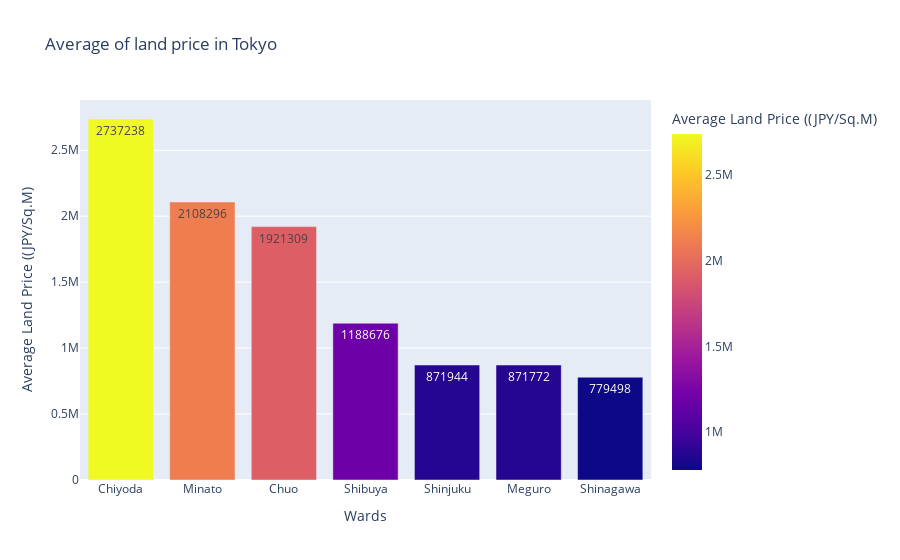

This figure's notebook cell:
### Markdown cell above
## Compare average price

### Code cell
df_tko_spe.sort_values('Price Avg (JPY/Sq.M)', ascending=False, inplace=True)
# draw bar chart
fig = px.bar(df_tko_spe, 
             x='Ward Name', 
             y='Price Avg (JPY/Sq.M)',
             color='Price Avg (JPY/Sq.M)',
             title="Average of land price in Tokyo",
             labels={'Ward Name': 'Wards', 'Price Avg (JPY/Sq.M)': 'Average Land Price ((JPY/Sq.M)'},
             text='Price Avg (JPY/Sq.M)'
) 
fig.show()

### Figure 1 — Plotly figure (JSON) as saved in the notebook; plotly's stock layout.template omitted (floating-point values rounded to 4 significant figures)
{"data": [{"alignmentgroup": "True", "hovertemplate": "Wards=%{x}<br>Average Land Price ((JPY/Sq.M)=%{marker.color}<extra></extra>", "legendgroup": "", "marker": {"color": [2737238, 2108296, 1921309, 1188676, 871944, 871772, 779498], "coloraxis": "coloraxis", "pattern": {"shape": ""}}, "name": "", "offsetgroup": "", "orientation": "v", "showlegend": false, "text": [2737238, 2108296, 1921309, 1188676, 871944, 871772, 779498], "textposition": "auto", "type": "bar", "x": ["Chiyoda", "Minato", "Chuo", "Shibuya", "Shinjuku", "Meguro", "Shinagawa"], "xaxis": "x", "y": [2737238, 2108296, 1921309, 1188676, 871944, 871772, 779498], "yaxis": "y"}], "layout": {"barmode": "relative", "coloraxis": {"colorbar": {"title": {"text": "Average Land Price ((JPY/Sq.M)"}}, "colorscale": [[0, "#0d0887"], [0.1111, "#46039f"], [0.2222, "#7201a8"], [0.3333, "#9c179e"], [0.4444, "#bd3786"], [0.5556, "#d8576b"], [0.6667, "#ed7953"], [0.7778, "#fb9f3a"], [0.8889, "#fdca26"], [1, "#f0f921"]]}, "legend": {"tracegroupgap": 0}, "title": {"text": "Average of land price in Tokyo"}, "xaxis": {"anchor": "y", "domain": [0, 1], "title": {"text": "Wards"}}, "yaxis": {"anchor": "x", "domain": [0, 1], "title": {"text": "Average Land Price ((JPY/Sq.M)"}}}}
